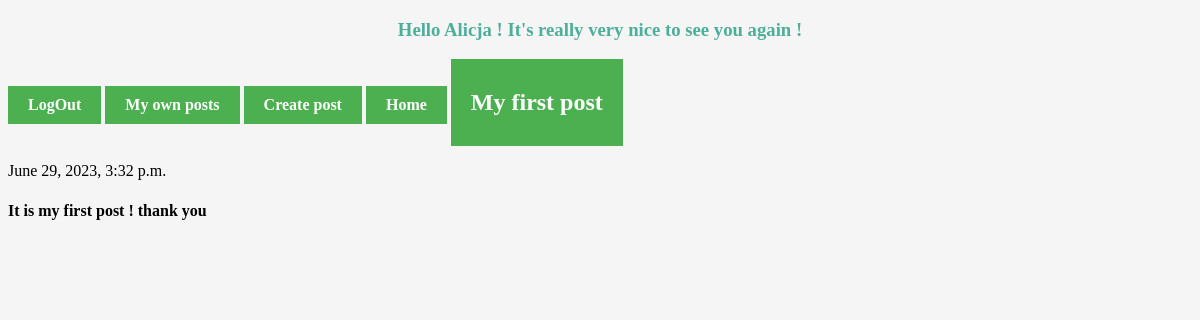
Screenshot of /posts/ (signed in) with the database file from the repository.
### Registration/models.py (models this page shows, shortened)
class Posts(models.Model):
    title = models.CharField(max_length=200)
    dec = models.TextField(blank=True)
    createDate = models.DateTimeField(auto_now_add=True) # automatically filled by Django during creation
    published = models.BooleanField()
    image = models.ImageField(upload_to='images/',blank=True)
    user = models.ForeignKey(User, on_delete=models.CASCADE) # Creating many to many relationship with User model

### Registration/views.py (the view)
# urls.py: path('posts/', views.posts, name='posts'),
def posts(request):
    usersPosts = Posts.objects.filter(user=request.user).order_by('-createDate')
    return render(request, 'posts.html', {'posts':usersPosts})

### Registration/TEMPLATES/posts.html (shortened to what this page needs)
{% extends 'base.html' %}
{% block content %}
{% for post in posts %}
    <a href="{% url 'detail' post.id %}"><h2>{{post.title}}</h2></a>
    <p>{{post.createDate}}</p>
    <h4>{{post.dec}}</h4>
{% endfor %}
{% endblock content %}

### baseTemplates/base.html (shortened to what this page needs)
{% load static %}
<!DOCTYPE html>
<html lang="pl">
<head>
    <link rel="stylesheet" href="{% static 'MainUser/css/base.css' %}">
</head>
<body>
    {% if user.is_authenticated %}
        <h3>Hello {{user}} ! It's really very nice to see you again !</h3>
        <a href="{% url 'logOutUser' %}">LogOut</a>
        <a href="{% url 'posts' %}">My own posts</a>
        <a href="{% url 'createNewPosts' %}">Create post</a>
    {% else %}
        <a href="{% url 'register' %}">Registration</a>
        <a href="{% url 'logUser' %}">LogIn</a>
    {% endif %}
    <a href="{% url 'home' %}">Home</a>
    {% block content %}
    {% endblock content %}
</body>
</html>

### MainUser/static/MainUser/css/base.css (style rules this page uses)
a { font-weight: bold; }
a:link, a:visited { background-color: #4CAF50; color: white; padding: 10px 20px; text-align: center; text-decoration: none; display: inline-block; }
body { background-color: whitesmoke; }
h3 { color: #4caf99; text-align: center; }

### rows the page displays
Posts: title "My first post", createDate "June 29, 2023, 3:32 p.m.", dec "It is my first post ! thank you"

### other values shown
{{ user }} "Alicja"
